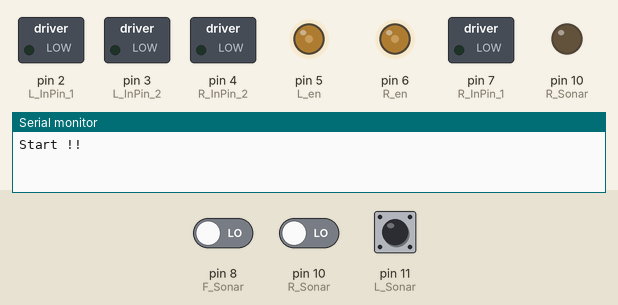
Recording of a sketch running on a simulated Arduino Uno, built with avr-gcc and run on an emulated ATmega328P. On the bench: switched loads named in the sketch (green lamp = pin HIGH), output pins drawn as LEDs (lit = HIGH), the last lines printed to the serial monitor. Inputs (shaded band) come from the test bench; at power-on: pin 11 (L_Sonar) LOW, pin 8 (F_Sonar) LOW, pin 10 (R_Sonar) LOW.

Above: at 1.2 s.
1.3 s: pin 11 (L_Sonar) pulsed HIGH 2 times (0.12 s each, 0.3 s apart)
At 5.1 s:
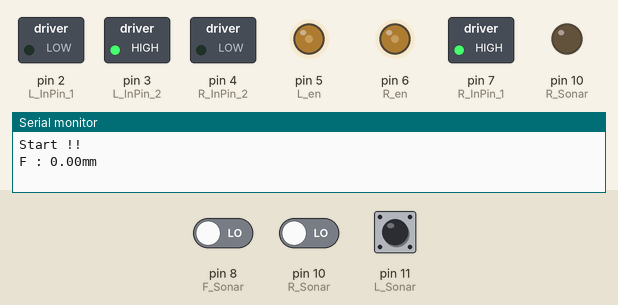
At 12.9 s:
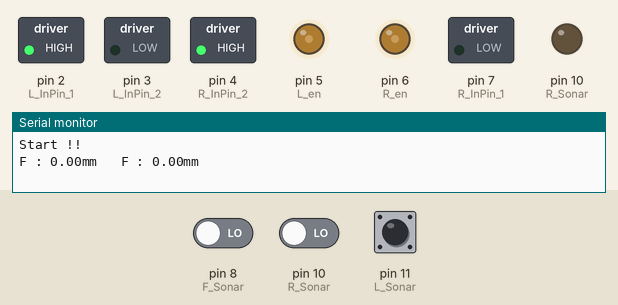
Timing chart, 0 to 14.5 s (numbered marks = the images above; inputs shaded):
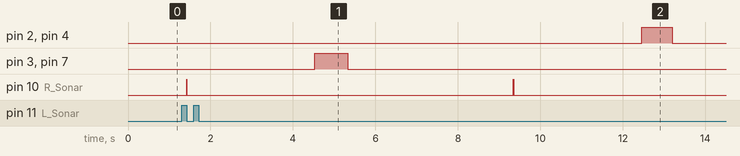

Measured:
- after the input at 1.3 s, pin 3 (L_InPin_2), pin 7 (R_InPin_1): LOW → HIGH after 3.2 s, → LOW 0.80 s later
- by itself, pin 10 (R_Sonar): alternates HIGH for 0.01 s and LOW for 7.9 s

The sketch:

Arduino_VLF_class1.ino
```cpp
#define L_InPin_1  2  //왼쪽모터 핀1
#define L_InPin_2  3  //왼쪽모터 핀2
#define R_InPin_1  7  //오른쪽모터 핀1
#define R_InPin_2  4  //오른쪽모터 핀2
#define L_en  5 //왼쪽모터 속도 제어 핀
#define R_en  6 //오른쪽모터 속도 제어 핀
#define  F_Sonar  8  //정면부 초음파 센서 연결 핀
#define  R_Sonar  10 //오른쪽 초음파 센서 연결 핀
#define  L_Sonar  11 //왼쪽 초음파 센서 연결 핀
float robot_width = 200; //차량의 폭
float mazor_width = 500; //지나가는 길의 폭
float mazor_width_tolerance = 40; //폭 감지에 오찹범위
int flag_mazor_1 = 0; // 1이면 1번 구간에 내가 위치해 있음


void setup() {
  pinMode(F_Sonar, OUTPUT); //정면부 초음파 센서 핀 모드를 아웃풋으로
  pinMode(L_Sonar, OUTPUT); //오른쪽 초음파 센서 핀 모드를 아웃풋으로
  pinMode(R_Sonar, OUTPUT); //왼쪽 초음파 센서 핀 모드를 아웃풋으로
  Serial.begin(115200);  //스크린프린트를 115200의 속도로 사용
  pinMode(L_InPin_1,OUTPUT); //왼쪽모터1 핀 모드를 아웃풋으로
  pinMode(L_InPin_2,OUTPUT); //왼쪽모터2 핀 모드를 아웃풋으로
  pinMode(R_InPin_1,OUTPUT); //오른쪽모터1 핀 모드를 아웃풋으로
  pinMode(R_InPin_2,OUTPUT); //오른쪽모터2 핀 모드를 아웃풋으로
  analogWrite(L_en,80);  //왼쪽모터 속도 조정
  analogWrite(R_en,80);  //오른쪽모터 속도 조정
  Serial.print("Start !! \n\n");
}

void runing(int t,int L_sp,int R_sp){
  analogWrite(L_en,L_sp); //왼쪽 모터 속도를 L_sp로 하라
  analogWrite(R_en,R_sp); //오른쪽 모터 속도를 R_sp로 하라
  digitalWrite(L_InPin_1,HIGH);  //왼쪽모터1 핀에 +
  digitalWrite(L_InPin_2,LOW);   //왼쪽모터2 핀에 -
  digitalWrite(R_InPin_1,HIGH);  //오른쪽모터1 핀에 +
  digitalWrite(R_InPin_2,LOW);   //왼쪽모터2 핀에 -
  delay (t);
  }  //모터제어 종합 함수

float F_sonar(void){

  float duration=0.0; //감지하는 값
  float distance=0.0; //계산된 실제 거리(mm)
  pinMode(F_Sonar, OUTPUT);   //정면부 초음파 센서 핀 모드를 아웃풋으로
  digitalWrite(F_Sonar,LOW);  //정면부 초음파 센서의 출력은 없다
  digitalWrite(F_Sonar,HIGH); //정면부 초음파 센서의 출력이 있다
  delay(10);                  //이를 0.01초 동안 해라
  digitalWrite(F_Sonar,LOW);  //정면부 초음파 센서의 출력은 없다
  pinMode(F_Sonar, INPUT);    //정면부 초음파 센서의 핀 모드를 인풋으로
  duration=pulseIn(F_Sonar,HIGH);  //정면부 초음파 센서의 펄스 길이를 측정하여 duration에 넣어라
  distance=((float)(340*duration)/1000)/2;  //duration을 mm로 계산해 distance로 넣어라
  return distance;  //distance값을 함수 밖으로 내보내라
} //정면부 초음파 센서 거리 측정 함수

float R_sonar(void){

  float duration=0.0; //감지하는 값
  float distance=0.0; //계산된 실제 거리(mm)
  pinMode(R_Sonar, OUTPUT);   //오른쪽 초음파 센서 핀 모드를 아웃풋으로
  digitalWrite(R_Sonar,LOW);  //오른쪽 초음파 센서의 출력은 없다
  digitalWrite(R_Sonar,HIGH); //오른쪽 초음파 센서의 출력이 있다
  delay(10);                  //이를 0.01초 동안 해라
  digitalWrite(R_Sonar,LOW);  //오른쪽 초음파 센서의 출력은 없다
  pinMode(R_Sonar, INPUT);    //오른쪽 초음파 센서의 핀 모드를 인풋으로
  duration=pulseIn(R_Sonar,HIGH);  //오른쪽 초음파 센서의 펄스 길이를 측정하여 duration에 넣어라
  distance=((float)(340*duration)/1000)/2;  //duration을 mm로 계산해 distance로 넣어라
  return distance;  //distance값을 함수 밖으로 내보내라
} //오른쪽 초음파 센서 거리 측정 함수

float L_sonar(void){

  float duration=0.0; //감지하는 값
  float distance=0.0; //계산된 실제 거리(mm)
  pinMode(L_Sonar, OUTPUT);   //왼쪽 초음파 센서 핀 모드를 아웃풋으로
  digitalWrite(L_Sonar,LOW);  //왼쪽 초음파 센서의 출력은 없다
  digitalWrite(L_Sonar,HIGH); //왼쪽 초음파 센서의 출력이 있다
  delay(10);                  //이를 0.01초 동안 해라
  digitalWrite(L_Sonar,LOW);  //왼쪽 초음파 센서의 출력은 없다
  pinMode(L_Sonar, INPUT);    //왼쪽 초음파 센서의 핀 모드를 인풋으로
  duration=pulseIn(L_Sonar,HIGH);  //왼쪽 초음파 센서의 펄스 길이를 측정하여 duration에 넣어라
  distance=((float)(340*duration)/1000)/2;  //duration을 mm로 계산해 distance로 넣어라
  return distance;  //distance값을 함수 밖으로 내보내라
} //왼쪽 초음파 센서 거리 측정 함수

void Stop(int t){
  digitalWrite(L_InPin_1,LOW);
  digitalWrite(L_InPin_2,LOW);
  digitalWrite(R_InPin_2,LOW);
  digitalWrite(R_InPin_1,LOW);
  delay(t);
  }

void Right(int t,int sp){
  analogWrite(L_en,sp);
  analogWrite(R_en,sp);
  digitalWrite(L_InPin_1,HIGH);
  digitalWrite(L_InPin_2,LOW);
  digitalWrite(R_InPin_2,HIGH);
  digitalWrite(R_InPin_1,LOW);
  delay(t);
  }

 void Left(int t,int sp){
  analogWrite(L_en,sp);
  analogWrite(R_en,sp);
  digitalWrite(L_InPin_2,HIGH);
  digitalWrite(L_InPin_1,LOW);
  digitalWrite(R_InPin_1,HIGH);
  digitalWrite(R_InPin_2,LOW);
  delay(t);
  }


void loop() {
  int R_moter_speed,L_moter_speed;
  int L_turn_90_timer = 795;
  int R_turn_90_timer = 737;
  float F_distance,R_distance,L_distance; //정면,오른쪽,왼쪽 초음파 센서값을 저장할 변수 선언
  F_distance=F_sonar();  //정면 초음파 센서값을 F_distance에 저장
  L_distance=L_sonar();  //왼쪽 초음파 센서값을 L_distance에 저장
  R_distance=R_sonar();  //오른쪽 초음파 센서값을 R_distance에 저장
  float measure_widht=L_distance+R_distance+robot_width; //오른쪽,왼쪽 초음파 센서와 기체폭을 통해 측정한 현재 측정된 길의 폭
  Serial.print("F : ");
  Serial.print(F_distance);
  Serial.print("mm   ");

  //runing(L_moter_speed,R_moter_speed);

  if(F_distance <= 200){
    R_moter_speed=80;
    L_moter_speed=80;
    Stop(100);

    if(L_distance > R_distance){
      Stop(2000);
      Left(L_turn_90_timer,80);
      Stop(2000);
      }
    else{
      Stop(2000);
      Right(R_turn_90_timer,80);
      Stop(2000);
      }
    }
  else{
    R_moter_speed=95;
    L_moter_speed=80;
    runing(1,L_moter_speed,R_moter_speed);
    }


}
```
